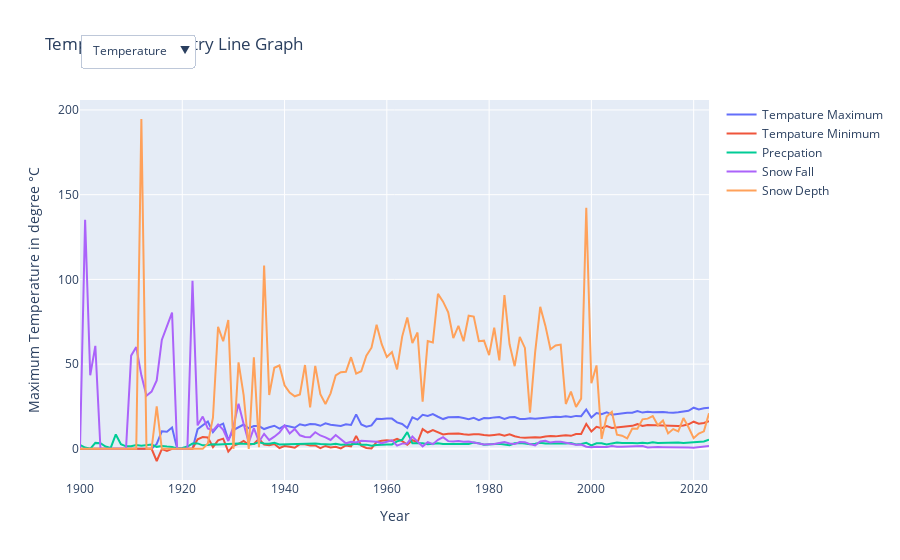

The notebook cell this image was saved under:
### Markdown cell above
### Trends
Are there discerbinle trends in temperature and precipitation over the given time period, globally and across different regions/countries?
Are there any extreme weather events that show a significant increase in frequency or itensity over time

### Code cell
# path to data
data_loc = r'Filtered Data\Data Aggregation'

# list to store DataFrame from each CSV file
dfs = {}

# loop through each file and add to list
for file in os.listdir(data_loc):
    if 'yearly' in file:
        key_dic = code_keydic()
        country, ext = file.split('.')
        country_name =  key_dic[country[-2:]]

        file_path = os.path.join(data_loc, file)
        df = pd.read_csv(file_path, dtype={"Year": int})
        dfs[country_name] = df

# dataframe to plot on graph and time values
year_value = list(range(1900, 2024))
combined_dfs = pd.concat(list(dfs.values()), ignore_index=True)

aggregated_df = combined_dfs.groupby("Year", as_index=False).agg({
    "TMAX": "mean",
    "TMIN": "mean",
    "PRCP": "mean",
    "SNOW": "mean",
    "SNWD": "mean"
})
aggregated_df.fillna({
    "TMAX": 0,
    "TMIN": 0,
    "PRCP": 0,
    "SNOW": 0,
    "SNWD": 0
}, inplace=True)

# create traces for each line
trace = go.Scatter(x=year_value, y=aggregated_df['TMAX'], mode='lines', name='Tempature Maximum')
tmax_traces = [trace]

trace = go.Scatter(x=year_value, y=aggregated_df['TMIN'], mode='lines', name='Tempature Minimum')
tmin_traces = [trace]

trace = go.Scatter(x=year_value, y=aggregated_df['PRCP'], mode='lines', name='Precpation')
precp_traces = [trace]

trace = go.Scatter(x=year_value, y=aggregated_df['SNOW'], mode='lines', name='Snow Fall')
snow_traces = [trace]

trace = go.Scatter(x=year_value, y=aggregated_df['SNWD'], mode='lines', name='Snow Depth')
snowD_traces = [trace]

# Define the initial data to be displayed
initial_traces = tmax_traces + tmin_traces + precp_traces + snow_traces + snowD_traces

# graph layout
graph_layout = go.Layout(title='Temperature Country Line Graph',
                         xaxis=dict(title='Year'),
                         yaxis=dict(title='Maximum Temperature in degree °C'),
                         updatemenus=[
                             dict(
                                 buttons=list([
                                     dict(label='Temperature',
                                          method='update',
                                          args=[{'visible': [True] * len(tmax_traces) + [True] * len(tmin_traces) + [False] * (len(initial_traces) - len(tmax_traces) - len(tmin_traces))},
                                                {'title': 'Maximum and Minimum Temperature',
                                                 'yaxis': {'title': 'Temperature in degree °C'}}]),
                                     
                                     dict(label='Precipitation',
                                          method='update',
                                          args=[{'visible': [False] * (len(tmax_traces) + len(tmin_traces)) + [True] * len(precp_traces) + [True] * len(snow_traces) + [True] * len(snowD_traces)},
                                                {'title': 'Precipitation',
                                                 'yaxis': {'title': 'Precipitation in mm'}}]),
                                 ]),
                                 direction='down',
                                 pad={'r': 10, 't': 10},
                                 showactive=True,
                                 x=0,
                                 xanchor='left',
                                 y=1.2,
                                 yanchor='top'
                             ),
                         ])
# Create the figure
fig = go.Figure(data=initial_traces, layout=graph_layout)

# Show the figure
fig.show()

### Figure 1 — Plotly figure (JSON) as saved in the notebook; plotly's stock layout.template omitted (floating-point values rounded to 4 significant figures; data arrays with more than 128 entries replaced by an {"elided": "..."} marker saying what was removed)
{"data": [{"mode": "lines", "name": "Tempature Maximum", "type": "scatter", "x": [1900, 1901, 1902, 1903, 1904, 1905, 1906, 1907, 1908, 1909, 1910, 1911, 1912, 1913, 1914, 1915, 1916, 1917, 1918, 1919, 1920, 1921, 1922, 1923, 1924, 1925, 1926, 1927, 1928, 1929, 1930, 1931, 1932, 1933, 1934, 1935, 1936, 1937, 1938, 1939, 1940, 1941, 1942, 1943, 1944, 1945, 1946, 1947, 1948, 1949, 1950, 1951, 1952, 1953, 1954, 1955, 1956, 1957, 1958, 1959, 1960, 1961, 1962, 1963, 1964, 1965, 1966, 1967, 1968, 1969, 1970, 1971, 1972, 1973, 1974, 1975, 1976, 1977, 1978, 1979, 1980, 1981, 1982, 1983, 1984, 1985, 1986, 1987, 1988, 1989, 1990, 1991, 1992, 1993, 1994, 1995, 1996, 1997, 1998, 1999, 2000, 2001, 2002, 2003, 2004, 2005, 2006, 2007, 2008, 2009, 2010, 2011, 2012, 2013, 2014, 2015, 2016, 2017, 2018, 2019, 2020, 2021, 2022, 2023], "y": {"elided": "179 float values"}}, {"mode": "lines", "name": "Tempature Minimum", "type": "scatter", "x": [1900, 1901, 1902, 1903, 1904, 1905, 1906, 1907, 1908, 1909, 1910, 1911, 1912, 1913, 1914, 1915, 1916, 1917, 1918, 1919, 1920, 1921, 1922, 1923, 1924, 1925, 1926, 1927, 1928, 1929, 1930, 1931, 1932, 1933, 1934, 1935, 1936, 1937, 1938, 1939, 1940, 1941, 1942, 1943, 1944, 1945, 1946, 1947, 1948, 1949, 1950, 1951, 1952, 1953, 1954, 1955, 1956, 1957, 1958, 1959, 1960, 1961, 1962, 1963, 1964, 1965, 1966, 1967, 1968, 1969, 1970, 1971, 1972, 1973, 1974, 1975, 1976, 1977, 1978, 1979, 1980, 1981, 1982, 1983, 1984, 1985, 1986, 1987, 1988, 1989, 1990, 1991, 1992, 1993, 1994, 1995, 1996, 1997, 1998, 1999, 2000, 2001, 2002, 2003, 2004, 2005, 2006, 2007, 2008, 2009, 2010, 2011, 2012, 2013, 2014, 2015, 2016, 2017, 2018, 2019, 2020, 2021, 2022, 2023], "y": {"elided": "179 float values"}}, {"mode": "lines", "name": "Precpation", "type": "scatter", "x": [1900, 1901, 1902, 1903, 1904, 1905, 1906, 1907, 1908, 1909, 1910, 1911, 1912, 1913, 1914, 1915, 1916, 1917, 1918, 1919, 1920, 1921, 1922, 1923, 1924, 1925, 1926, 1927, 1928, 1929, 1930, 1931, 1932, 1933, 1934, 1935, 1936, 1937, 1938, 1939, 1940, 1941, 1942, 1943, 1944, 1945, 1946, 1947, 1948, 1949, 1950, 1951, 1952, 1953, 1954, 1955, 1956, 1957, 1958, 1959, 1960, 1961, 1962, 1963, 1964, 1965, 1966, 1967, 1968, 1969, 1970, 1971, 1972, 1973, 1974, 1975, 1976, 1977, 1978, 1979, 1980, 1981, 1982, 1983, 1984, 1985, 1986, 1987, 1988, 1989, 1990, 1991, 1992, 1993, 1994, 1995, 1996, 1997, 1998, 1999, 2000, 2001, 2002, 2003, 2004, 2005, 2006, 2007, 2008, 2009, 2010, 2011, 2012, 2013, 2014, 2015, 2016, 2017, 2018, 2019, 2020, 2021, 2022, 2023], "y": {"elided": "179 float values"}}, {"mode": "lines", "name": "Snow Fall", "type": "scatter", "x": [1900, 1901, 1902, 1903, 1904, 1905, 1906, 1907, 1908, 1909, 1910, 1911, 1912, 1913, 1914, 1915, 1916, 1917, 1918, 1919, 1920, 1921, 1922, 1923, 1924, 1925, 1926, 1927, 1928, 1929, 1930, 1931, 1932, 1933, 1934, 1935, 1936, 1937, 1938, 1939, 1940, 1941, 1942, 1943, 1944, 1945, 1946, 1947, 1948, 1949, 1950, 1951, 1952, 1953, 1954, 1955, 1956, 1957, 1958, 1959, 1960, 1961, 1962, 1963, 1964, 1965, 1966, 1967, 1968, 1969, 1970, 1971, 1972, 1973, 1974, 1975, 1976, 1977, 1978, 1979, 1980, 1981, 1982, 1983, 1984, 1985, 1986, 1987, 1988, 1989, 1990, 1991, 1992, 1993, 1994, 1995, 1996, 1997, 1998, 1999, 2000, 2001, 2002, 2003, 2004, 2005, 2006, 2007, 2008, 2009, 2010, 2011, 2012, 2013, 2014, 2015, 2016, 2017, 2018, 2019, 2020, 2021, 2022, 2023], "y": {"elided": "179 float values"}}, {"mode": "lines", "name": "Snow Depth", "type": "scatter", "x": [1900, 1901, 1902, 1903, 1904, 1905, 1906, 1907, 1908, 1909, 1910, 1911, 1912, 1913, 1914, 1915, 1916, 1917, 1918, 1919, 1920, 1921, 1922, 1923, 1924, 1925, 1926, 1927, 1928, 1929, 1930, 1931, 1932, 1933, 1934, 1935, 1936, 1937, 1938, 1939, 1940, 1941, 1942, 1943, 1944, 1945, 1946, 1947, 1948, 1949, 1950, 1951, 1952, 1953, 1954, 1955, 1956, 1957, 1958, 1959, 1960, 1961, 1962, 1963, 1964, 1965, 1966, 1967, 1968, 1969, 1970, 1971, 1972, 1973, 1974, 1975, 1976, 1977, 1978, 1979, 1980, 1981, 1982, 1983, 1984, 1985, 1986, 1987, 1988, 1989, 1990, 1991, 1992, 1993, 1994, 1995, 1996, 1997, 1998, 1999, 2000, 2001, 2002, 2003, 2004, 2005, 2006, 2007, 2008, 2009, 2010, 2011, 2012, 2013, 2014, 2015, 2016, 2017, 2018, 2019, 2020, 2021, 2022, 2023], "y": {"elided": "179 float values"}}], "layout": {"title": {"text": "Temperature Country Line Graph"}, "updatemenus": [{"buttons": [{"args": [{"visible": [true, true, false, false, false]}, {"title": "Maximum and Minimum Temperature", "yaxis": {"title": "Temperature in degree °C"}}], "label": "Temperature", "method": "update"}, {"args": [{"visible": [false, false, true, true, true]}, {"title": "Precipitation", "yaxis": {"title": "Precipitation in mm"}}], "label": "Precipitation", "method": "update"}], "direction": "down", "pad": {"r": 10, "t": 10}, "showactive": true, "x": 0, "xanchor": "left", "y": 1.2, "yanchor": "top"}], "xaxis": {"title": {"text": "Year"}}, "yaxis": {"title": {"text": "Maximum Temperature in degree °C"}}}}
